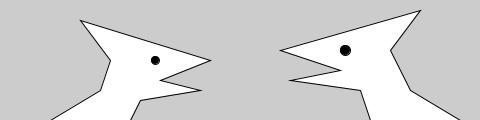
Frame 1 (no input)
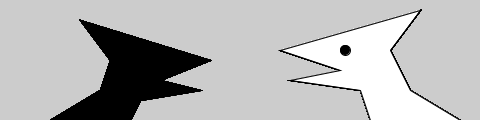
Frame 60 (the mouse pressed at the canvas centre just before this capture)
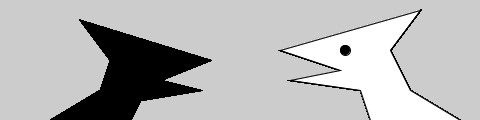
Frame 120 (the mouse held since frame 60 and released just before this capture)

The Processing sketch that drew these frames (run headless with seeded random() and noise(); from frame 60 on, the mouse is pressed at the canvas centre):

// Processing sketch: processing_175620
// ── processing_175620.pde

int counter;

void setup() { //setup function called initially, only once
  size(480,120);
  smooth();
  
}
void draw(){
beginShape();
vertex(50,120);
vertex(100,90);
vertex(110,60);
vertex(80,20);
vertex(210,60);
vertex(160,80);
vertex(200,90);
vertex(140,100);
vertex(130,120);
endShape();
fill(0);
ellipse(155,60,8,8);

//right
fill(255);
beginShape();
vertex(370,120);
vertex(360,90);
vertex(290,80);
vertex(340,70);
vertex(280,50);
vertex(420,10);
vertex(390,50);
vertex(410,90);
vertex(460,120);
endShape();
fill(0);
ellipse(345,50,10,10);
}
